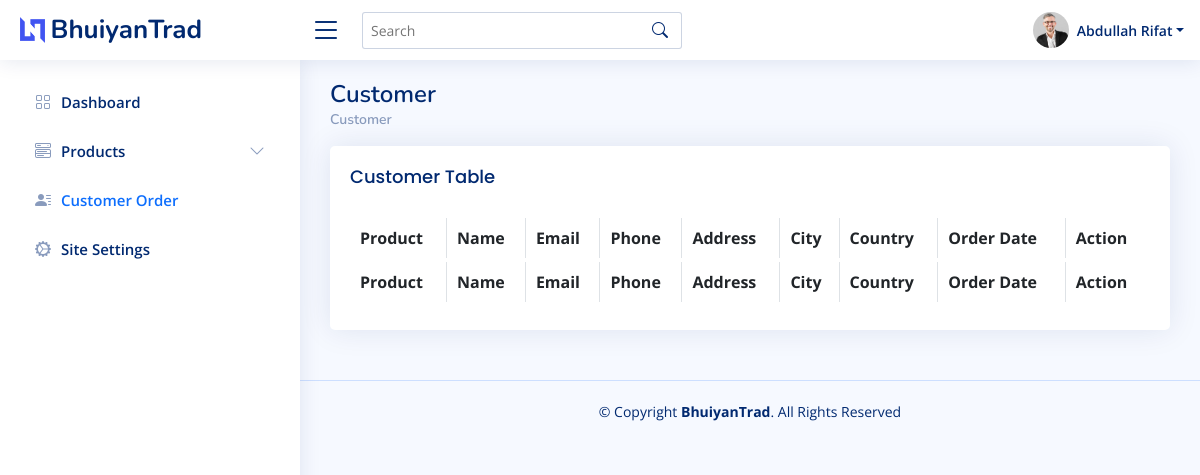
The app's page /user/customers/ (signed in) with its own data.
### backend/models.py (models this page shows, shortened)
class User(AbstractUser):
    @property
    def is_admin(self):
        if hasattr(self, 'admin'):
            return True
        return False

class Admin(models.Model):
    user = models.OneToOneField(User, on_delete=models.CASCADE)
    name = models.CharField(max_length=120, blank=True)
    address = models.CharField(max_length=220, blank=True)
    phone = models.CharField(max_length=11, blank=True)
    image = models.ImageField(upload_to=user_path, blank=True);
    created_date = models.DateField(auto_now_add=True)

### backend/views.py (the view)
# urls.py: path('customers/', views.CustomerView, name="customers"),
@login_required
def CustomerView(request):
    return render(request, 'admin/customers.html')

### backend/templates/admin/customers.html (shortened to what this page needs)
{% extends '../asset/base.html' %} {% load static %} {% block content %}
<main id="main" class="main">
    <div class="pagetitle">
        <h1>Customer</h1>
        <nav>
            <ol class="breadcrumb">
                <li class="breadcrumb-item"><a href="#">Customer</a></li>
            </ol>
        </nav>
    </div>
    <section class="section dashboard">
        <div class="row">
            <div class="col-lg-12">
                <div class="card">
                    <div class="card-body">
                        <h5 class="card-title">Customer Table</h5>
                        <div class="table-responsive">
                            <table id="zero_config" class="table table-striped table-bordered">
                                <thead>
                                    <tr>
                                        <th>Product</th>
                                        <th>Name</th>
                                        <th>Email</th>
                                        <th>Phone</th>
                                        <th>Address</th>
                                        <th>City</th>
                                        <th>Country</th>
                                        <th>Order Date</th>
                                        <th>Action</th>
                                    </tr>
                                </thead>
                                <tfoot>
                                    <tr>
                                        <th>Product</th>
                                        <th>Name</th>
                                        <th>Email</th>
                                        <th>Phone</th>
                                        <th>Address</th>
                                        <th>City</th>
                                        <th>Country</th>
                                        <th>Order Date</th>
                                        <th>Action</th>
                                    </tr>
                                </tfoot>
                            </table>
                        </div>
                    </div>
                </div>
            </div>
        </div>
    </section>
</main>
{% endblock %}

### backend/templates/asset/header.html (shortened to what this page needs)
 {% load static %}
<header id="header" class="header fixed-top d-flex align-items-center">
    <div class="d-flex align-items-center justify-content-between">
        <a href="{% url 'backend:dashboard' %}" class="logo d-flex align-items-center">
            <img src="{% static 'assets/img/logo.png' %}" alt="">
            <span class="d-none d-lg-block">BhuiyanTrad</span>
        </a>
        <i class="bi bi-list toggle-sidebar-btn"></i>
    </div>
    <div class="search-bar">
        <form class="search-form d-flex align-items-center" method="POST" action="#">
            <input type="text" name="query" placeholder="Search" title="Enter search keyword">
            <button type="submit" title="Search"><i class="bi bi-search"></i></button>
        </form>
    </div>
    <nav class="header-nav ms-auto">
        <ul class="d-flex align-items-center">
            <li class="nav-item dropdown pe-3">
                <a class="nav-link nav-profile d-flex align-items-center pe-0" href="#" data-bs-toggle="dropdown">
                    {% if request.user.admin.image %}
                    <img src="{{request.user.admin.image.url}}" alt="Profile" class="rounded-circle">
                    {% endif %}
                    <span class="d-none d-md-block dropdown-toggle ps-2">{{request.user.admin.name}}</span>
                </a>
            </li>
        </ul>
    </nav>
</header>

### static/backend/assets/css/style.css (style rules this page uses)
:root { scroll-behavior: smooth; }
body { font-family: "Open Sans", sans-serif; background: #f6f9ff; color: #444444; }
a { color: #4154f1; text-decoration: none; }
h1, h2, h3, h4, h5, h6 { font-family: "Nunito", sans-serif; }
#main { margin-top: 60px; padding: 20px 30px; transition: all 0.3s; }
.pagetitle { margin-bottom: 10px; }
.pagetitle h1 { font-size: 24px; margin-bottom: 0; font-weight: 600; color: #012970; }
.card { margin-bottom: 30px; border: none; border-radius: 5px; box-shadow: 0px 0 30px rgba(1, 41, 112, 0.1); }
.card-title { padding: 20px 0 15px 0; font-size: 18px; font-weight: 500; color: #012970; font-family: "Poppins", sans-serif; }
.card-body { padding: 0 20px 20px 20px; }
.breadcrumb { font-size: 14px; font-family: "Nunito", sans-serif; color: #899bbd; font-weight: 600; }
.breadcrumb a { color: #899bbd; transition: 0.3s; }
.breadcrumb .breadcrumb-item::before { color: #899bbd; }
.logo { line-height: 1; }
@media (min-width: 1200px) { .logo { width: 280px; } }
.logo img { max-height: 26px; margin-right: 6px; }
.logo span { font-size: 26px; font-weight: 700; color: #012970; font-family: "Nunito", sans-serif; }
.header { transition: all 0.5s; z-index: 997; height: 60px; box-shadow: 0px 2px 20px rgba(1, 41, 112, 0.1); background-color: #fff; padding-left: 20px; }
.header .toggle-sidebar-btn { font-size: 32px; padding-left: 10px; cursor: pointer; color: #012970; }
.header .search-bar { min-width: 360px; padding: 0 20px; }
.header .search-form { width: 100%; }
.header .search-form input { border: 0; font-size: 14px; color: #012970; border: 1px solid rgba(1, 41, 112, 0.2); padding: 7px 38px 7px 8px; border-radius: 3px; transition: 0.3s; width: 100%; }
.header .search-form button { border: 0; padding: 0; margin-left: -30px; background: none; }
.header .search-form button i { color: #012970; }
.header-nav ul { list-style: none; }
.header-nav>ul { margin: 0; padding: 0; }
.header-nav .nav-profile { color: #012970; }
.header-nav .nav-profile img { max-height: 36px; }
.header-nav .nav-profile span { font-size: 14px; font-weight: 600; }
@media (min-width: 1200px) { #main, #footer { margin-left: 300px; } }

### records on screen
User: user.admin.image (picture), user.admin.name "Abdullah Rifat"
